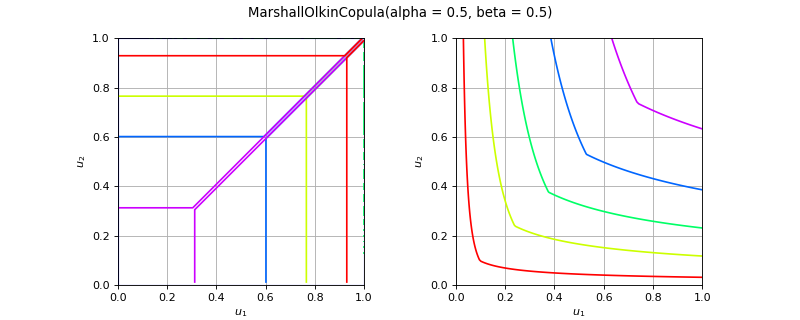

This figure's Python source:
import openturns as ot
from matplotlib import pyplot as plt
from openturns.viewer import View
if ot.MarshallOlkinCopula().__class__.__name__ == 'EmpiricalBernsteinCopula':
    sample = ot.Dirichlet([1.0, 2.0, 3.0]).getSample(100)
    copula = ot.EmpiricalBernsteinCopula(sample, 4)
elif ot.MarshallOlkinCopula().__class__.__name__ == 'ExtremeValueCopula':
    copula = ot.ExtremeValueCopula(ot.SymbolicFunction("t", "t^3/2-t/2+1"))
elif ot.MarshallOlkinCopula().__class__.__name__ == 'MaximumEntropyOrderStatisticsCopula':
    marginals = [ot.Beta(1.5, 3.2, 0.0, 1.0),  ot.Beta(2.0, 4.3, 0.5, 1.2)]
    copula = ot.MaximumEntropyOrderStatisticsCopula(marginals)
elif ot.MarshallOlkinCopula().__class__.__name__ == 'NormalCopula':
    R = ot.CorrelationMatrix(2)
    R[1, 0] = 0.8
    copula = ot.NormalCopula(R)
elif ot.MarshallOlkinCopula().__class__.__name__ == 'SklarCopula':
    student = ot.Student(3.0, [1.0]*2, [3.0]*2, ot.CorrelationMatrix(2))
    copula =  ot.SklarCopula(student)
else:
    copula = ot.MarshallOlkinCopula()
if copula.getDimension() == 1:
    copula = ot.MarshallOlkinCopula(2)
copula.setDescription(['$u_1$', '$u_2$'])
pdf_graph = copula.drawPDF()
cdf_graph = copula.drawCDF()
fig = plt.figure(figsize=(10, 4))
pdf_axis = fig.add_subplot(121)
cdf_axis = fig.add_subplot(122)
View(pdf_graph, figure=fig, axes=[pdf_axis], add_legend=False, square_axes=True)
View(cdf_graph, figure=fig, axes=[cdf_axis], add_legend=False, square_axes=True)
title = str(copula)[:100].split('\n')[0]
fig.suptitle(title)
